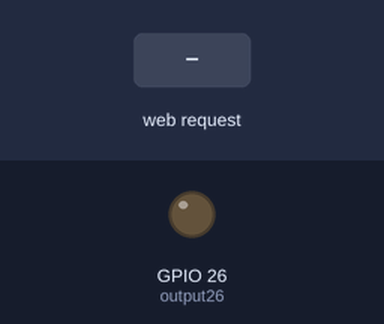
A sketch run on a simulated ESP32. Shown: output pins drawn as LEDs (lit = HIGH). The test bench sets the inputs (shaded band). WiFi joins after 1.5 s; servers stay silent unless stated; what the sketch prints to the serial monitor is not drawn.

Above: at 2.7 s.
2.8 s: HTTP request GET /connect received
At 3.8 s:
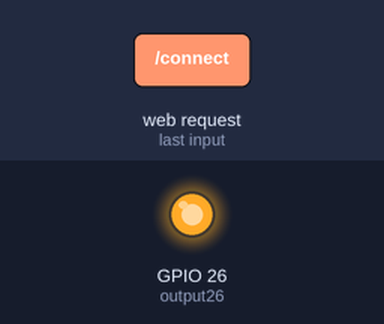
5.8 s: HTTP request GET /autoOn received
At 6.1 s:
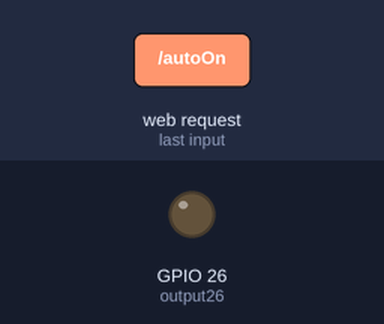
Timing chart, 0 to 8.8 s (numbered marks = the images above; inputs shaded):
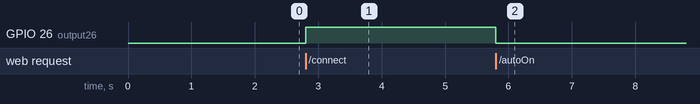

Measured:
- after the input at 2.8 s, GPIO 26 (output26): LOW → HIGH at once
- after the input at 5.8 s, GPIO 26 (output26): HIGH → LOW at once

The sketch:

esp32_webserver_ai2.ino
```cpp
// Load Wi-Fi library
#include <WiFi.h>

#define RXD2 16
#define TXD2 17

#define IZ_Hotspot "izzi's 7 Pro"
#define NDS_Hotspot "GloriousOxygen"

// Replace with your network credentials
const char* ssid = NDS_Hotspot;
const char* password = "abcd1234";

// Set web server port number to 80
WiFiServer server(80);

// Variable to store the HTTP request
String response, ip_address;

// Auxiliar variables to store the current output state
String output26State = "off";

// Assign output variables to GPIO pins
const int output26 = 26;

// Current time
unsigned long currentTime = millis();
// Previous time
unsigned long previousTime = 0;
// Define timeout time in milliseconds (example: 2000ms = 2s)
const long timeoutTime = 2000;
int wait30 = 30000; // time to reconnect when connection is lost.

// This is your Static IP
IPAddress local_IP(192, 168, 43, 137);
// Gateway IP address
IPAddress gateway(192, 168, 43, 1);
IPAddress subnet(255, 255, 255, 0);
IPAddress primaryDNS(8, 8, 8, 8);
IPAddress secondaryDNS(8, 8, 4, 4);

void setup() {
  Serial.begin(115200);
  Serial2.begin(9600, SERIAL_8N1, RXD2, TXD2);
  // Initialize the output variables as outputs
  pinMode(output26, OUTPUT);
  // Set outputs to LOW
  digitalWrite(output26, LOW);

  //Configure Static IP
  if(!WiFi.config(local_IP, gateway, subnet, primaryDNS, secondaryDNS))
  {
    Serial.println("Static IP failed to configure");
  }

  // Connect to Wi-Fi network with SSID and password
  Serial.print("Connecting to ");
  Serial.println(ssid);
  WiFi.begin(ssid, password);
  while (WiFi.status() != WL_CONNECTED) {
    delay(500);
    Serial.print(".");
  }
  // Print local IP address and start web server
  Serial.println("");
  Serial.println("WiFi connected.");
  Serial.println("IP address: ");
  ip_address = WiFi.localIP().toString();
  Serial.println(ip_address);
  server.begin();
}

void loop() {

// If disconnected, try to reconnect every 30 seconds.
  if ((WiFi.status() != WL_CONNECTED) && (millis() > wait30)) {
    Serial.println("Trying to reconnect WiFi...");
    WiFi.disconnect();
    WiFi.begin(ssid, password);
    wait30 = millis() + 30000;
  }
  // Check if a client has connected..
  WiFiClient client = server.available();
  if (!client) {
    return;
  }

  Serial.print("New client: ");
  Serial.println(client.remoteIP());

  // Espera hasta que el cliente envíe datos.
  // while(!client.available()){ delay(1); }

  /////////////////////////////////////////////////////
  // Read the information sent by the client.
  String req = client.readStringUntil('\r');
  Serial.println(req);

  // Make the client's request.
  if(req.indexOf("status") != -1)
  {
    response = "WiFi Connected: " + ip_address;
  }
  if(req.indexOf("connect") != -1)
  {
    digitalWrite(output26, HIGH);
    response = "Connecting to Board...";
    Serial2.write(0x01);
  }
  if(req.indexOf("autoOn") != -1)
  {
    digitalWrite(output26, LOW);
    response = "Auto Mode On.";
    Serial2.write(0x02);
  }
  if(req.indexOf("autoOff") != -1)
  {
    digitalWrite(output26, LOW);
    response = "Auto Mode Off.";
    Serial2.write(0x03);
  }
  if(req.indexOf("endSong") != -1)
  {
    digitalWrite(output26, LOW);
    response = "Playing End Song";
    Serial2.write(0x32);
  }
  if(req.indexOf("challengeSong") != -1)
  {
    digitalWrite(output26, LOW);
    response = "Playing Challenge Song";
    Serial2.write(0x31);
  }
  if(req.indexOf("mute") != -1)
  {
    digitalWrite(output26, LOW);
    response = "Shh... QUIET!";
    Serial2.write(0x30);
  }
  if(req.indexOf("Stop") != -1)
  {
    digitalWrite(output26, LOW);
    response = "Brakes Pulled.";
    Serial2.write(0x10);
  }
  if(req.indexOf("Drive") != -1)
  {
    digitalWrite(output26, HIGH);
    response = "Driving Forward.";
    Serial2.write(0x11);
  }
  if(req.indexOf("Reverse") != -1)
  {
    digitalWrite(output26, HIGH);
    response = "Driving Backwards.";
    Serial2.write(0x12);
  }
  if(req.indexOf("turnLeft") != -1)
  {
    digitalWrite(output26, HIGH);
    response = "Turning Left.";
    Serial2.write(0x21);
  }
  if(req.indexOf("turnRight") != -1)
  {
    digitalWrite(output26, LOW);
    response = "Turning Right.";
    Serial2.write(0x22);
  }
  if(req.indexOf("goStraight") != -1)
  {
    digitalWrite(output26, LOW);
    response = "Straightening...";
    Serial2.write(0x20);
  }
  /*
       if (req.indexOf("on12") != -1) {digitalWrite(LED12, HIGH); estado = "LED12 ON";}
       if (req.indexOf("off12") != -1){digitalWrite(LED12, LOW); estado = "LED12 OFF";}
       if (req.indexOf("on14") != -1) {digitalWrite(LED14, HIGH); estado = "LED14 ON";}
       if (req.indexOf("off14") != -1){digitalWrite(LED14, LOW); estado = "LED14 OFF";}
       if (req.indexOf("consulta") != -1){
           estado ="";
           if (digitalRead(LED12) == HIGH) {estado = "LED12 ON,";} else {estado = "LED12 OFF,";}
           if (digitalRead(LED14) == HIGH) {estado = estado + "LED14 ON";} else {estado = estado + "LED14 OFF";}
           }*/


  client.println("HTTP/1.1 200 OK");
  client.println("Content-Type: text/html");
  client.println("");
  client.println(response); //  Return status.

  client.flush();
  client.stop();
  Serial.println("Client disconnected.");
}
```
